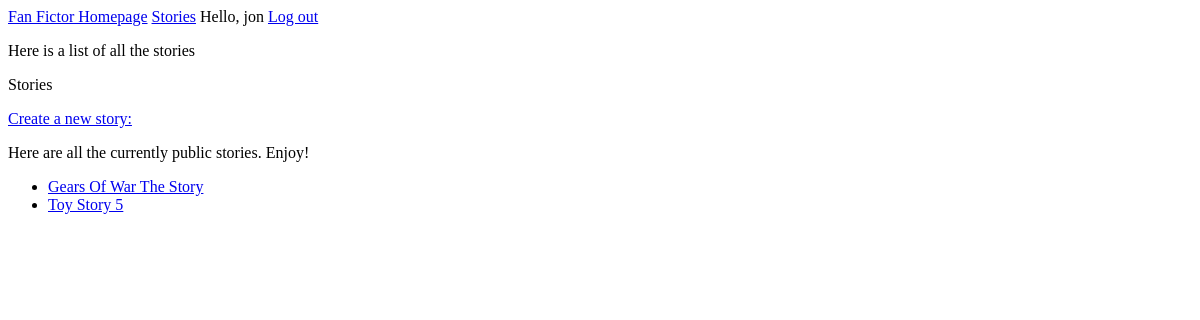
Before: /stories/ (signed in) with the older database file.
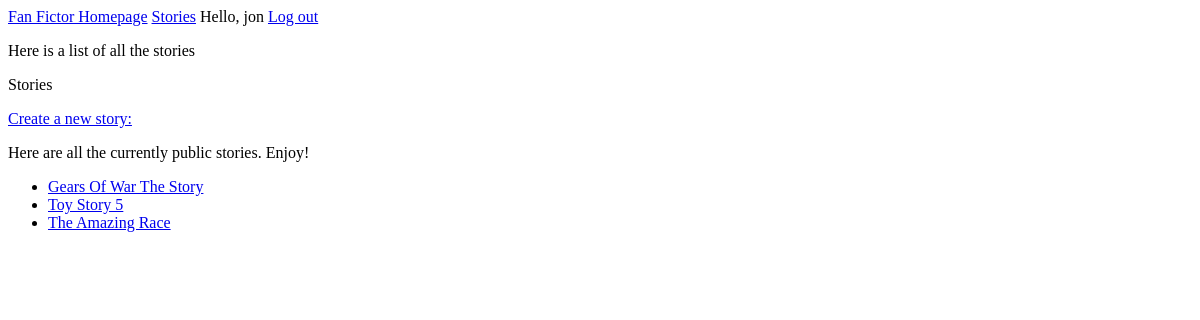
After: the same page with the newer database file.
### fan_fictions/models.py (models this page shows)
class Story(models.Model):
    author = models.ForeignKey(User, on_delete=models.CASCADE)
    public = models.BooleanField(default=True)
    title = models.CharField(max_length=50)
    date_added = models.DateTimeField(auto_now_add=True)
    class Meta:
        verbose_name_plural = 'stories'
    def __str__(self):
        return self.title

### fan_fictions/views.py (the view)
# urls.py: path('stories/', views.stories, name='stories'),
@login_required
def stories(request):
    stories = Story.objects.order_by('date_added').filter(public=True)
    context = {'stories': stories}
    return render(request, 'fan_fictions/stories.html', context)

### fan_fictions/templates/fan_fictions/stories.html
{% extends "fan_fictions/base.html" %}
{% block content %}
<p>Here is a list of all the stories</p>
<p>Stories</p>
<a href="{% url 'fan_fictions:new_story' %}">Create a new story:</a>
<p>Here are all the currently public stories. Enjoy!</p>
<ul>
    {% for story in stories %}
        <li>
            <a href="{% url 'fan_fictions:story' story.id %}">{{story}}</a>
        </li>
    {% empty %}
        <li>No stories have been added yet.</li>
    {% endfor %}
</ul>
{% endblock content %}

### fan_fictions/templates/fan_fictions/base.html
<p>
    <a href="{% url 'fan_fictions:index' %}">Fan Fictor Homepage</a>
    <a href="{% url 'fan_fictions:stories' %}">Stories</a>
    {% if user.is_authenticated %}
        Hello, {{user.username}}
        <a href="{% url 'users:logout' %}">Log out</a>
    {% else %}
        <a href="{% url 'users:login' %}">Log in</a>
    {% endif %}
</p>
{% block content %}
{% endblock content %}

Changed rows visible on the page:
added Story: title "The Amazing Race"
